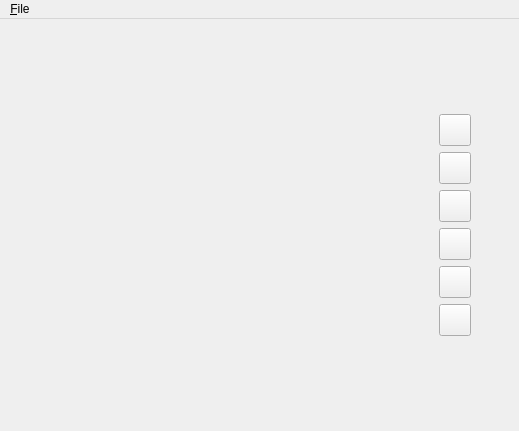
<?xml version="1.0" encoding="UTF-8"?>
<ui version="4.0">
 <class>MainWindowClass</class>
 <widget class="QMainWindow" name="MainWindowClass">
  <property name="geometry">
   <rect>
    <x>0</x>
    <y>0</y>
    <width>519</width>
    <height>431</height>
   </rect>
  </property>
  <property name="windowTitle">
   <string>Colorspread</string>
  </property>
  <widget class="QWidget" name="centralWidget">
   <layout class="QHBoxLayout" name="horizontalLayout" stretch="0,1,0,1">
    <item>
     <layout class="QVBoxLayout" name="verticalLayout_2">
      <item>
       <widget class="GlWidget" name="glWidget" native="true">
        <property name="minimumSize">
         <size>
          <width>384</width>
          <height>384</height>
         </size>
        </property>
        <property name="maximumSize">
         <size>
          <width>384</width>
          <height>384</height>
         </size>
        </property>
       </widget>
      </item>
      <item>
       <spacer name="verticalSpacer_3">
        <property name="orientation">
         <enum>Qt::Vertical</enum>
        </property>
        <property name="sizeHint" stdset="0">
         <size>
          <width>20</width>
          <height>40</height>
         </size>
        </property>
       </spacer>
      </item>
     </layout>
    </item>
    <item>
     <spacer name="horizontalSpacer">
      <property name="orientation">
       <enum>Qt::Horizontal</enum>
      </property>
      <property name="sizeHint" stdset="0">
       <size>
        <width>0</width>
        <height>20</height>
       </size>
      </property>
     </spacer>
    </item>
    <item>
     <layout class="QVBoxLayout" name="verticalLayout_3">
      <item>
       <spacer name="verticalSpacer">
        <property name="orientation">
         <enum>Qt::Vertical</enum>
        </property>
        <property name="sizeHint" stdset="0">
         <size>
          <width>0</width>
          <height>40</height>
         </size>
        </property>
       </spacer>
      </item>
      <item>
       <widget class="QPushButton" name="color0Button">
        <property name="sizePolicy">
         <sizepolicy hsizetype="Minimum" vsizetype="Fixed">
          <horstretch>32</horstretch>
          <verstretch>32</verstretch>
         </sizepolicy>
        </property>
        <property name="minimumSize">
         <size>
          <width>32</width>
          <height>32</height>
         </size>
        </property>
        <property name="maximumSize">
         <size>
          <width>32</width>
          <height>32</height>
         </size>
        </property>
        <property name="baseSize">
         <size>
          <width>0</width>
          <height>0</height>
         </size>
        </property>
        <property name="styleSheet">
         <string notr="true"/>
        </property>
        <property name="text">
         <string/>
        </property>
       </widget>
      </item>
      <item>
       <widget class="QPushButton" name="color1Button">
        <property name="minimumSize">
         <size>
          <width>32</width>
          <height>32</height>
         </size>
        </property>
        <property name="maximumSize">
         <size>
          <width>32</width>
          <height>32</height>
         </size>
        </property>
        <property name="baseSize">
         <size>
          <width>0</width>
          <height>0</height>
         </size>
        </property>
        <property name="text">
         <string/>
        </property>
       </widget>
      </item>
      <item>
       <widget class="QPushButton" name="color2Button">
        <property name="minimumSize">
         <size>
          <width>0</width>
          <height>32</height>
         </size>
        </property>
        <property name="maximumSize">
         <size>
          <width>32</width>
          <height>32</height>
         </size>
        </property>
        <property name="text">
         <string/>
        </property>
       </widget>
      </item>
      <item>
       <widget class="QPushButton" name="color3Button">
        <property name="minimumSize">
         <size>
          <width>32</width>
          <height>32</height>
         </size>
        </property>
        <property name="maximumSize">
         <size>
          <width>32</width>
          <height>32</height>
         </size>
        </property>
        <property name="text">
         <string/>
        </property>
       </widget>
      </item>
      <item>
       <widget class="QPushButton" name="color4Button">
        <property name="minimumSize">
         <size>
          <width>32</width>
          <height>32</height>
         </size>
        </property>
        <property name="maximumSize">
         <size>
          <width>32</width>
          <height>32</height>
         </size>
        </property>
        <property name="text">
         <string/>
        </property>
       </widget>
      </item>
      <item>
       <widget class="QPushButton" name="color5Button">
        <property name="minimumSize">
         <size>
          <width>32</width>
          <height>32</height>
         </size>
        </property>
        <property name="maximumSize">
         <size>
          <width>32</width>
          <height>32</height>
         </size>
        </property>
        <property name="text">
         <string/>
        </property>
       </widget>
      </item>
      <item>
       <spacer name="verticalSpacer_2">
        <property name="orientation">
         <enum>Qt::Vertical</enum>
        </property>
        <property name="sizeHint" stdset="0">
         <size>
          <width>0</width>
          <height>0</height>
         </size>
        </property>
       </spacer>
      </item>
     </layout>
    </item>
    <item>
     <spacer name="horizontalSpacer_3">
      <property name="orientation">
       <enum>Qt::Horizontal</enum>
      </property>
      <property name="sizeHint" stdset="0">
       <size>
        <width>28</width>
        <height>20</height>
       </size>
      </property>
     </spacer>
    </item>
   </layout>
  </widget>
  <widget class="QMenuBar" name="menuBar">
   <property name="geometry">
    <rect>
     <x>0</x>
     <y>0</y>
     <width>519</width>
     <height>21</height>
    </rect>
   </property>
   <widget class="QMenu" name="menu_File">
    <property name="title">
     <string>&amp;File</string>
    </property>
    <addaction name="actionQuit"/>
   </widget>
   <addaction name="menu_File"/>
  </widget>
  <action name="actionQuit">
   <property name="text">
    <string>&amp;Quit</string>
   </property>
  </action>
 </widget>
 <layoutdefault spacing="6" margin="11"/>
 <customwidgets>
  <customwidget>
   <class>GlWidget</class>
   <extends>QWidget</extends>
   <header>GlWidget.h</header>
   <container>1</container>
  </customwidget>
 </customwidgets>
 <resources>
  <include location="MainWindow.qrc"/>
 </resources>
 <connections>
  <connection>
   <sender>actionQuit</sender>
   <signal>triggered()</signal>
   <receiver>MainWindowClass</receiver>
   <slot>close()</slot>
   <hints>
    <hint type="sourcelabel">
     <x>-1</x>
     <y>-1</y>
    </hint>
    <hint type="destinationlabel">
     <x>285</x>
     <y>250</y>
    </hint>
   </hints>
  </connection>
  <connection>
   <sender>color0Button</sender>
   <signal>clicked()</signal>
   <receiver>MainWindowClass</receiver>
   <slot>onColorButton()</slot>
   <hints>
    <hint type="sourcelabel">
     <x>455</x>
     <y>130</y>
    </hint>
    <hint type="destinationlabel">
     <x>259</x>
     <y>215</y>
    </hint>
   </hints>
  </connection>
  <connection>
   <sender>color1Button</sender>
   <signal>clicked()</signal>
   <receiver>MainWindowClass</receiver>
   <slot>onColorButton()</slot>
   <hints>
    <hint type="sourcelabel">
     <x>455</x>
     <y>168</y>
    </hint>
    <hint type="destinationlabel">
     <x>259</x>
     <y>215</y>
    </hint>
   </hints>
  </connection>
  <connection>
   <sender>color2Button</sender>
   <signal>clicked()</signal>
   <receiver>MainWindowClass</receiver>
   <slot>onColorButton()</slot>
   <hints>
    <hint type="sourcelabel">
     <x>455</x>
     <y>206</y>
    </hint>
    <hint type="destinationlabel">
     <x>259</x>
     <y>215</y>
    </hint>
   </hints>
  </connection>
  <connection>
   <sender>color3Button</sender>
   <signal>clicked()</signal>
   <receiver>MainWindowClass</receiver>
   <slot>onColorButton()</slot>
   <hints>
    <hint type="sourcelabel">
     <x>455</x>
     <y>244</y>
    </hint>
    <hint type="destinationlabel">
     <x>259</x>
     <y>215</y>
    </hint>
   </hints>
  </connection>
  <connection>
   <sender>color4Button</sender>
   <signal>clicked()</signal>
   <receiver>MainWindowClass</receiver>
   <slot>onColorButton()</slot>
   <hints>
    <hint type="sourcelabel">
     <x>455</x>
     <y>282</y>
    </hint>
    <hint type="destinationlabel">
     <x>259</x>
     <y>215</y>
    </hint>
   </hints>
  </connection>
  <connection>
   <sender>color5Button</sender>
   <signal>clicked()</signal>
   <receiver>MainWindowClass</receiver>
   <slot>onColorButton()</slot>
   <hints>
    <hint type="sourcelabel">
     <x>455</x>
     <y>320</y>
    </hint>
    <hint type="destinationlabel">
     <x>259</x>
     <y>215</y>
    </hint>
   </hints>
  </connection>
 </connections>
 <slots>
  <slot>onColorButton()</slot>
 </slots>
</ui>
